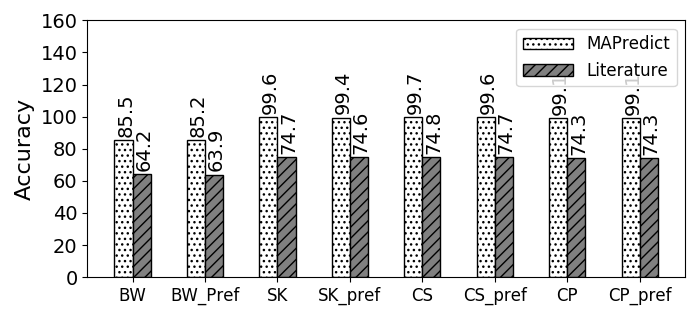

Reproduce this figure in Python.
import random
import matplotlib
import matplotlib.pyplot as plt
from matplotlib import style

import numpy as np
import matplotlib.patches as mpatches



def autolabel(rects, xpos='center'):
    """
    Attach a text label above each bar in *rects*, displaying its height.

    *xpos* indicates which side to place the text w.r.t. the center of
    the bar. It can be one of the following {'center', 'right', 'left'}.
    """

    xpos = xpos.lower()  # normalize the case of the parameter
    ha = {'center': 'center', 'right': 'left', 'left': 'right'}
    offset = {'center': 0.5, 'right': 0.57, 'left': 0.43}  # x_txt = x + w*off

    for rect in rects:
        height = rect.get_height()
        ax.text(rect.get_x() + rect.get_width()*offset[xpos] + .03, height + 2,
                '{}'.format(height), ha=ha[xpos], va='bottom', fontsize=14, rotation=90)



def average(lst):
    return sum(lst) / len(lst)



#plt.rcdefaults()
fig, ax = plt.subplots()

fig.set_size_inches(7, 3.5)




#stride = ['stride-1', 'stride-2', 'stride-4', 'stride-8', 'stride-16', 'stride-32', 'stride-64', 'stride-128', 'stride-256', 'stride-512', 'stride-1024', 'stride-2048', 'stride-4096', 'stride-8192']
#stride = ['MAPInt', 'literature', 'BW_no_pref', 'BW_pref', 'SL_no_pref', 'SL_pref', 'CL_no_pref', 'CL_pref']
stride = ['BW', 'BW_Pref', 'SK', 'SK_pref', 'CS', 'CS_pref', 'CP', 'CP_pref']
#stride = ['BW_no_pref', 'BW_Pref', 'SK_no_pref', 'SK_pref', 'CS_no_pref', 'CS_pref', 'CP_no_pref', 'CP_pref']
mapr=[85.5357725569594, 85.2295124232668, 99.6338952518969, 99.4385698347132, 99.6756057411155, 99.6193048266051, 99.1327372481843, 99.0506981093203]
lit=[64.1518294177195, 63.9221343174501, 74.7254214389227, 74.5789273760349, 74.7567043058367, 74.7144786199538, 74.3495529361382, 74.2880235819902]

mapr=np.round(mapr, 1)
lit=np.round(lit, 1)

#total=[8388608, 8388608, 9441832, 9310190, 8837973, 9382619, 9266269, 9326488]
#total = np.array(total) / 1000000

map_no_pref = np.array([mapr[0],mapr[2], mapr[4]])
map_pref = np.array([mapr[1],mapr[3], mapr[5]])

lit_no_pref = np.array([lit[0],lit[2], lit[4]])
lit_pref = np.array([lit[1],lit[3], lit[5]])


#mapint=total[0]
#literature=total[1]
#i=0
#mapint_accuracy=np.arange(6)
#literature_accuracy=np.arange(6)
#for x in total:
#    if i > 1: 
#    	mapint_accuracy[i-2]=100-abs((x-mapint)/x*100)
#    	literature_accuracy[i-2]=100-abs((x-literature)/x*100)
#    i=i+1

#def average(lst):
#    return sum(lst) / len(lst)


print("MAPredict provided {:.1f}".format(average(map_no_pref))+"\% and {:.1f}".format(average(map_pref))+"\% average accuracy in all processors when prefetching is disabled and enabled, respectively.")


print("On the other hand, the model from literature provided {:.1f}".format(average(lit_no_pref))+"\% and {:.1f}".format(average(lit_pref))+"\% average accuracy in all processors when prefetching is disabled and enabled, respectively.")

# where the highest accuracy is {:.1f}".format(max(literature_accuracy))+"\%  and the lowest accuracy is {:.1f}".format(min(literature_accuracy))+"\%")
##the highest accuracy is {:.1f}".format(max(mapint_accuracy))+"\%  and the lowest accuracy is {:.1f}".format(min(mapint_accuracy))+"\%.")

#print("On the other hand, the model from literature provided {:.1f}".format(average(literature_accuracy))+"\% average accuracy in all processors where the highest accuracy is {:.1f}".format(max(literature_accuracy))+"\%  and the lowest accuracy is {:.1f}".format(min(literature_accuracy))+"\%")
#print("MAPInt provided {:.1f}".format(average(mapint_accuracy)))+"\% accuracy, Sky Lake showed {:.1f}".format((100-average(slake)))+"\% accuracy, and Cascade Lake showed {:.1f}".format((100-average(slake)))+"\% accuracy")


#print("accurcy")
#print("Broadwell showed {:.1f}".format((100-average(bwell)))+"\% accuracy, Sky Lake showed {:.1f}".format((100-average(slake)))+"\% accuracy, and Cascade Lake showed {:.1f}".format((100-average(slake)))+"\% accuracy")


barwidth=.25
# Set position of bar on X axis
#r1 = np.arange(len(bwell))
#r2 = [x + barwidth for x in r1]
#r3 = [x + barwidth for x in r2]


x_pos = np.arange(len(stride))  # the label locations
barwidth1=.25
#barwidth=.15
# Set position of bar on X axis
r1 = np.arange(len(stride))
r2 = [x + barwidth for x in r1]


#ax.barh(x_pos, read, hatch='....', color='white', edgecolor='black')
#rects1 = plt.bar(x, traffic, .8, hatch='....', color='white', edgecolor='black')
rects1=ax.bar(r1, mapr, width=barwidth, hatch='...', color='white', edgecolor='black', label="MAPredict")
rects2=ax.bar(r2, lit, width=barwidth, hatch='///', color='grey', edgecolor='black', label="Literature")

plt.legend(handlelength=3, fontsize=12)

#plt.legend(loc="upper right", fontsize=12)


ax.set_ylabel('Accuracy', fontsize=16)
#ax.set_xlabel('Stride', fontsize=16)

plt.yticks(np.arange(0, max(mapr)+80, 20))

#plt.title('', fontsize=18)
#ax.set_xticks(x_pos)

plt.yticks(fontsize=14)
#plt.yticks(np.arange(0, 100, 10), fontsize=14)
#ax.get_yaxis().get_major_formatter().set_scientific(False)

#plt.xticks([ + barwidth for r in range(len(stride))], stride, fontsize=12, rotation=90)
plt.xticks([r + barwidth/2 for r in range(len(mapr))], stride, fontsize=12, rotation=0)

#plt.xticks(rotation=45, fontsize=14)

#ax.set_xticklabels(stride, fontsize=12)

autolabel(rects1, "center")
autolabel(rects2, "center")



#ax.invert_yaxis()
plt.tight_layout()

plt.show()
fig.savefig('vecmul-200.png', dpi=100)

# Example data
